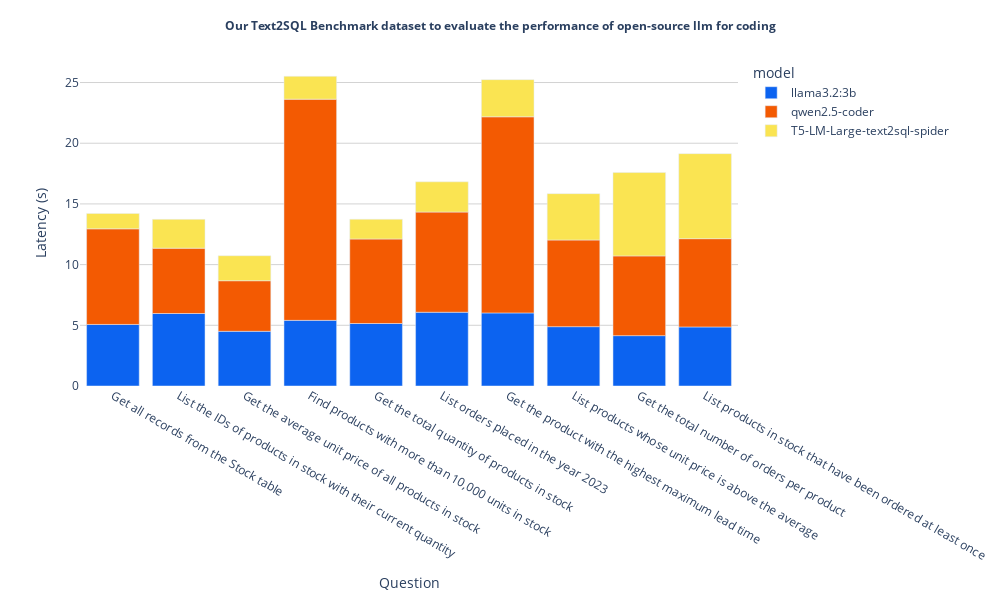

The notebook cell saved with this chart:
### Code cell
import plotly.express as px

fig = px.bar(df_eval, x='question', y='latency',
             hover_data=['framework', 'provider','latency'], 
             color='model',
             labels={'latency':'Latency'}, 
             height=400,
             color_discrete_sequence=["#0c63f0","#f35a02","#fae452"])

fig.update_layout(
    title=f'Our Text2SQL Benchmark dataset to evaluate the performance of open-source llm for coding',
    xaxis_title='Question',
    yaxis_title='Latency (s)'
)
fig.update_layout(title=dict(font_size=12, font_weight='bold', x=0.5))
fig.update_layout(plot_bgcolor='rgba(0,0,0,0)', yaxis=dict(gridcolor='lightgrey'), height=600, width=1000)
fig.show()

### Figure 1 — Plotly figure (JSON) as saved in the notebook; plotly's stock layout.template omitted (floating-point values rounded to 4 significant figures)
{"data": [{"customdata": [["Agno", "Ollama"], ["Agno", "Ollama"], ["Agno", "Ollama"], ["Agno", "Ollama"], ["Agno", "Ollama"], ["Agno", "Ollama"], ["Agno", "Ollama"], ["Agno", "Ollama"], ["Agno", "Ollama"], ["Agno", "Ollama"]], "hovertemplate": "model=llama3.2:3b<br>question=%{x}<br>Latency=%{y}<br>framework=%{customdata[0]}<br>provider=%{customdata[1]}<extra></extra>", "legendgroup": "llama3.2:3b", "marker": {"color": "#0c63f0", "pattern": {"shape": ""}}, "name": "llama3.2:3b", "orientation": "v", "showlegend": true, "textposition": "auto", "type": "bar", "x": ["Get all records from the Stock table", "List the IDs of products in stock with their current quantity", "Get the average unit price of all products in stock", "Find products with more than 10,000 units in stock", "Get the total quantity of products in stock", "List orders placed in the year 2023", "Get the product with the highest maximum lead time", "List products whose unit price is above the average", "Get the total number of orders per product", "List products in stock that have been ordered at least once"], "xaxis": "x", "y": [5.071, 5.972, 4.507, 5.408, 5.148, 6.077, 6.02, 4.888, 4.149, 4.865], "yaxis": "y"}, {"customdata": [["Agno", "Ollama"], ["Agno", "Ollama"], ["Agno", "Ollama"], ["Agno", "Ollama"], ["Agno", "Ollama"], ["Agno", "Ollama"], ["Agno", "Ollama"], ["Agno", "Ollama"], ["Agno", "Ollama"], ["Agno", "Ollama"]], "hovertemplate": "model=qwen2.5-coder<br>question=%{x}<br>Latency=%{y}<br>framework=%{customdata[0]}<br>provider=%{customdata[1]}<extra></extra>", "legendgroup": "qwen2.5-coder", "marker": {"color": "#f35a02", "pattern": {"shape": ""}}, "name": "qwen2.5-coder", "orientation": "v", "showlegend": true, "textposition": "auto", "type": "bar", "x": ["Get all records from the Stock table", "List the IDs of products in stock with their current quantity", "Get the average unit price of all products in stock", "Find products with more than 10,000 units in stock", "Get the total quantity of products in stock", "List orders placed in the year 2023", "Get the product with the highest maximum lead time", "List products whose unit price is above the average", "Get the total number of orders per product", "List products in stock that have been ordered at least once"], "xaxis": "x", "y": [7.878, 5.383, 4.166, 18.22, 6.963, 8.253, 16.16, 7.139, 6.569, 7.272], "yaxis": "y"}, {"customdata": [["transformers", "HuggingFace"], ["transformers", "HuggingFace"], ["transformers", "HuggingFace"], ["transformers", "HuggingFace"], ["transformers", "HuggingFace"], ["transformers", "HuggingFace"], ["transformers", "HuggingFace"], ["transformers", "HuggingFace"], ["transformers", "HuggingFace"], ["transformers", "HuggingFace"]], "hovertemplate": "model=T5-LM-Large-text2sql-spider<br>question=%{x}<br>Latency=%{y}<br>framework=%{customdata[0]}<br>provider=%{customdata[1]}<extra></extra>", "legendgroup": "T5-LM-Large-text2sql-spider", "marker": {"color": "#fae452", "pattern": {"shape": ""}}, "name": "T5-LM-Large-text2sql-spider", "orientation": "v", "showlegend": true, "textposition": "auto", "type": "bar", "x": ["Get all records from the Stock table", "List the IDs of products in stock with their current quantity", "Get the average unit price of all products in stock", "Find products with more than 10,000 units in stock", "Get the total quantity of products in stock", "List orders placed in the year 2023", "Get the product with the highest maximum lead time", "List products whose unit price is above the average", "Get the total number of orders per product", "List products in stock that have been ordered at least once"], "xaxis": "x", "y": [1.267, 2.376, 2.061, 1.884, 1.63, 2.491, 3.06, 3.819, 6.866, 7.005], "yaxis": "y"}], "layout": {"barmode": "relative", "height": 600, "legend": {"title": {"text": "model"}, "tracegroupgap": 0}, "margin": {"t": 60}, "plot_bgcolor": "rgba(0,0,0,0)", "title": {"font": {"size": 12, "weight": "bold"}, "text": "Our Text2SQL Benchmark dataset to evaluate the performance of open-source llm for coding", "x": 0.5}, "width": 1000, "xaxis": {"anchor": "y", "domain": [0, 1], "title": {"text": "Question"}}, "yaxis": {"anchor": "x", "domain": [0, 1], "gridcolor": "lightgrey", "title": {"text": "Latency (s)"}}}}
